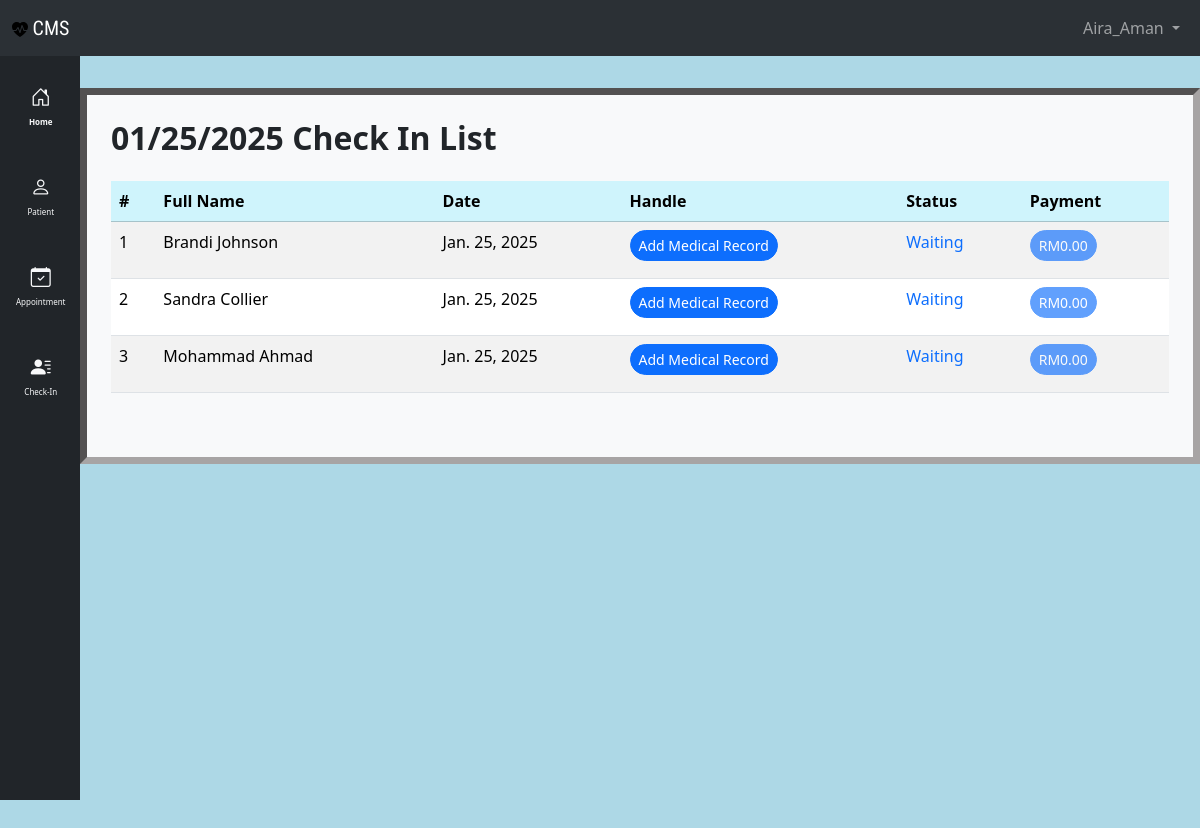
The app's page /checkin_list/ (signed in) with its own data.
### clinic/models.py (models this page shows, shortened)
class Checkin(models.Model):
    CHECKIN_STATUS = {
        1: "waiting",
        2: "done",
    }
    patient = models.ForeignKey(Patient, on_delete=models.CASCADE)
    status = models.IntegerField(choices=CHECKIN_STATUS, default=1)
    date = models.DateField(auto_now_add=True)
    medical_record = models.OneToOneField(
        MedicalRecord, on_delete=models.CASCADE, null=True
    )

class Patient(models.Model):
    class Meta:
        permissions = [
            ("can_register", "Can register new patient"),
        ]
    title = models.IntegerField(choices=TITLE_CHOICES, default=1, blank=True, null=True)
    first_name = models.CharField(max_length=200)
    last_name = models.CharField(max_length=200)
    ic_number = models.CharField(max_length=12, unique=True)
    email = models.EmailField(max_length=100, null=True, blank=True, unique=True)
    phone_number = models.CharField(max_length=20, unique=True)
    register_date = models.DateTimeField(
        verbose_name="register_date", default=timezone.now
    )

### clinic/views.py (the view)
# urls.py: path("checkin_list/", views.checkin_list, name="checkin_list"),
@login_required
def checkin_list(request):
    today = date.today()
    today_checkin = Checkin.objects.filter(date=today)
    context = {
        "checkin_list": today_checkin,
        "title": "Check-In List",
    }
    return render(request, "clinic/checkin_list.html", context)

### clinic/templates/clinic/checkin_list.html
{% extends "clinic/base.html" %}
{% block main %}
<div class="container mt-4">
    <div class="d-flex justify-content-between align-items-center mb-3">
        <h2 class="fw-bold">{% now "SHORT_DATE_FORMAT" %} Check In List</h2>
    </div>
    <table class="table table-striped">
        <thead>
            <tr class="table-info">
                <th>#</th>
                <th>Full Name</th>
                <th>Date</th>
                <th>Handle</th>
                <th>Status</th>
                <th>Payment</th>
            </tr>
        </thead>
        <tbody>
            {% for checkin in checkin_list %}
            <tr>
                <td>{{ forloop.counter }}</td>
                <td>{{ checkin.patient.first_name|title }} {{ checkin.patient.last_name|title }}</td>
                <td>{{ checkin.date }}</td>
                <td>
                    {% if checkin.medical_record %}
                    <a href="{% url 'clinic:add_medical_record' checkin.patient.pk %}"
                        class="btn btn-success rounded-pill btn-sm disabled">
                        Medical Record Added
                    </a>
                    {% else %}
                    <a href="{% url 'clinic:add_medical_record' checkin.patient.pk %}"
                        class="btn btn-primary rounded-pill btn-sm">
                        Add Medical Record
                    </a>
                    {% endif %}
                </td>
                <td>
                    {% if checkin.get_status_display == "waiting" %}
                    <p class="text-primary">
                        {{ checkin.get_status_display|title }}
                    </p>
                    {% elif checkin.get_status_display == "done" %}
                    <p class="text-success">
                        {{ checkin.get_status_display|title }}
                    </p>
                    {% endif %}
                </td>
                <td>
                    {% if checkin.medical_record %}
                    {% if checkin.medical_record.payment %}
                    <a href="{% url 'clinic:payment' checkin.pk %}"
                        class="btn btn-success rounded-pill btn-sm disabled">
                        RM{{ checkin.medical_record.price }}
                    </a>
                    {% else %}
                    <a href="{% url 'clinic:payment' checkin.pk %}" class="btn btn-primary rounded-pill btn-sm">
                        RM{{ checkin.medical_record.price }}
                    </a>
                    {% endif %}
                    {% else %}
                    <a href="{% url 'clinic:payment' checkin.pk %}"
                        class="btn btn-primary rounded-pill btn-sm disabled">
                        RM0.00
                    </a>
                    {% endif %}
                </td>
            </tr>
            {% endfor %}
        </tbody>
    </table>
</div>
{% endblock %}

### clinic/templates/clinic/nav.html (shortened to what this page needs)
{% load static %}
<nav class="navbar bg-dark navbar-expand-lg bg-body-tertiary" data-bs-theme="dark">
    <div class="container-fluid">
        <a class="navbar-brand main-header-title" href="{% url 'clinic:home' %}"><img
                src="{% static 'clinic/main-logo.svg' %}" alt="logo">
            CMS
        </a>
        <div class="collapse navbar-collapse" id="navbarSupportedContent">
            <ul class="navbar-nav mb-2 mb-lg-0 ms-auto">
                <li class="nav-item dropdown">
                    <a class="nav-link dropdown-toggle" href="#" role="button" data-bs-toggle="dropdown"
                        aria-expanded="false">
                        {{ user.username|title }}
                    </a>
                </li>
            </ul>
        </div>
    </div>
</nav>

### clinic/templates/clinic/head.html (style rules this page uses)
.main-header-title { font-family: "Roboto Condensed", sans-serif; }

### records on screen
Checkin: patient.first_name "Brandi", patient.last_name "Johnson", date "Jan. 25, 2025", shows "Add Medical Record", status "Waiting", shows "RM0.00"
Checkin: patient.first_name "Sandra", patient.last_name "Collier", date "Jan. 25, 2025", shows "Add Medical Record", status "Waiting", shows "RM0.00"
Checkin: patient.first_name "Mohammad", patient.last_name "Ahmad", date "Jan. 25, 2025", shows "Add Medical Record", status "Waiting", shows "RM0.00"

### other values on screen
{{ user.username|title }} "Aira_Aman"
